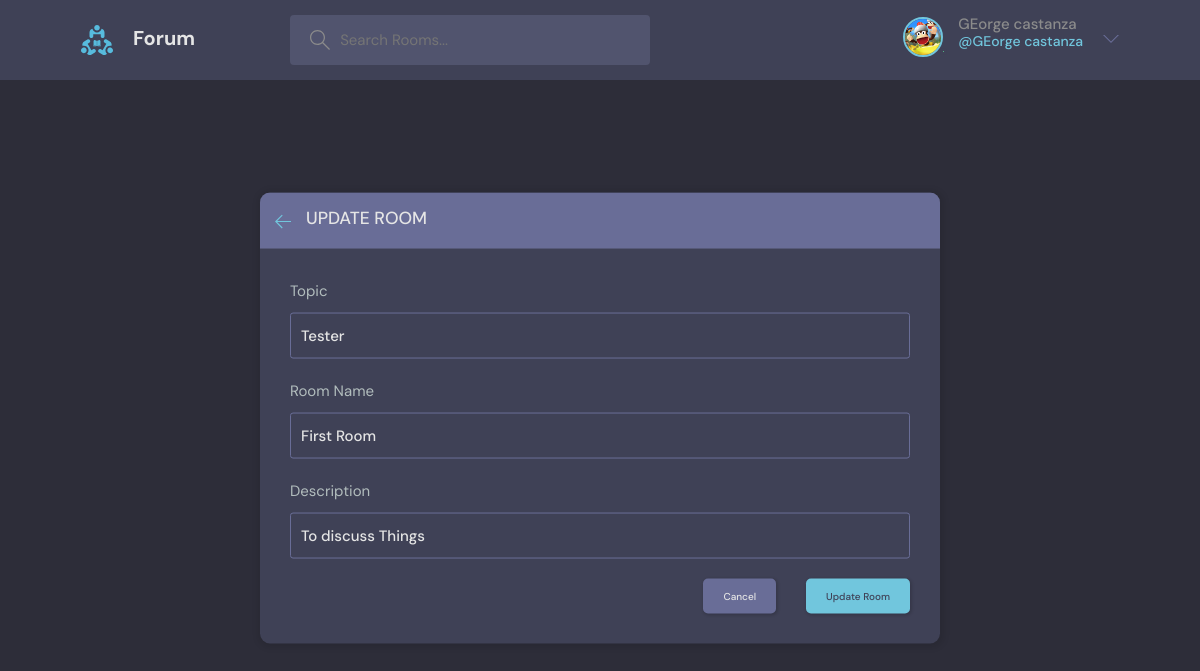
The page /update-room/1 (signed in) on the database its author committed.
### accounts/models.py (models this page shows)
class User(AbstractUser):
	name = models.CharField(max_length=200, null=True)
	email = models.EmailField(unique=True, null=True)
	bio = models.TextField(null=True)
	avatar = models.ImageField(null=True, default='images/avatar.svg', upload_to='images/')
	USERNAME_FIELD = 'email'
	REQUIRED_FIELDS = []
	def __str__(self):
		return self.name

### forumbot/models.py (models this page shows, shortened)
class Room(models.Model):
	host = models.ForeignKey(User, on_delete=models.CASCADE)
	name = models.CharField(max_length=200)
	description = models.CharField(max_length=400, null=True, blank=True)
	participants = models.ManyToManyField(User, related_name='participants', blank=True)
	topics = models.ForeignKey('Topic', on_delete=models.SET_NULL, blank=True, null=True)
	updated = models.DateTimeField(auto_now=True, auto_now_add=False)
	created = models.DateTimeField(auto_now=False, auto_now_add=True)
	class Meta:
		ordering = ['-updated','-created']

class Topic(models.Model):
	name = models.CharField(max_length=200)
	def __str__(self):
		return self.name

### forumbot/views.py (the view)
# urls.py: path('update-room/<int:pk>', views.updateRoom, name='update-room'),
@login_required(login_url='login')
def updateRoom(request,pk):
	topics = Topic.objects.all()
	room = Room.objects.get(id=pk)
	form = RoomForm(instance=room)
	action = 'Update'
	if request.user != room.host:
		return HttpResponse('Your Not Allowed In Here!!!')
	if request.method == "POST" and request.user.is_authenticated:
		topic_name = request.POST.get('topics')
		topic, created = Topic.objects.get_or_create(name=topic_name)
		room.name = request.POST.get('name')
		room.description = request.POST.get('description')
		room.topics = topic
		room.save()
		return HttpResponseRedirect(reverse('room', args=[pk]))
	else:
		context = {'form':form,'topics':topics,'room':room,'action':action}
		return render(request, 'site/room_form.html', context)

### forumbot/forms.py
class RoomForm(ModelForm):
	class Meta:
		model = Room
		fields = ['name','description','topics']

### forumbot/templates/site/room_form.html (shortened to what this page needs)
{% extends 'site/base.html' %}
{% block content %}
  <main class="create-room layout">
    <div class="container">
      <div class="layout__box">
        <div class="layout__boxHeader">
          <div class="layout__boxTitle">
            <a href="{% url 'index' %}">
              <svg version="1.1" xmlns="http://www.w3.org/2000/svg" width="32" height="32" viewBox="0 0 32 32">
                <title>arrow-left</title>
                <path
                  d="M13.723 2.286l-13.723 13.714 13.719 13.714 1.616-1.611-10.96-10.96h27.625v-2.286h-27.625l10.965-10.965-1.616-1.607z">
                </path>
              </svg>
            </a>
            <h3>{{action}} Room</h3>
          </div>
        </div>
        <div class="layout__body">
          <form class="form" action="" method="POST">
           <div class="form__group">
              <label for="room_topics">Topic</label>
              <input required type='text' value='{{room.topics}}' name='topics' list='topic-list' />
            </div>
            <div class="form__group">
              <label for="room_name">Room Name</label>
              {{ form.name }}
            </div>
           <div class="form__group">
              <label for="room_description">Description</label>
              {{ form.description }}
            </div>
            <div class="form__action">
              <a class="btn btn--dark" href="{% url 'index' %}">Cancel</a>
              <button class="btn btn--main" type="submit">{{action}} Room</button>
            </div>
          </form>
        </div>
      </div>
    </div>
  </main>
{% endblock %}

### forumbot/templates/site/navbar.html (shortened to what this page needs)
{% load static %}
<header class="header header--loggedIn">
      <div class="container">
        <a href="{% url 'index' %}" class="header__logo">
          <img src="{% static 'assets/logo.svg' %}" />
          <h1>Forum</h1>
        </a>
        <form class="header__search" method="GET" action="{% url 'index' %}">
          <label>
            <input type='text' name='q' placeholder='Search Rooms...'/>
          </label>
        </form>
        <nav class="header__menu">
          <div class="header__user">
            {% if request.user.is_authenticated %}
            <a href="{% url 'userProfile' user.id %}">
              <div class="avatar avatar--medium active">
                <img src="{{request.user.avatar.url}}" />
              </div>
              <p>{{request.user}} <span>@{{request.user}}</span></p>
            </a>
            {% else %}
              <div class="avatar avatar--medium active">
                <img src="{% static 'images/avatar.svg' %}" />
              </div>
            <p>Account</p>
            {% endif %}
            <button class="dropdown-button">
              <svg version="1.1" xmlns="http://www.w3.org/2000/svg" width="32" height="32" viewBox="0 0 32 32">
                <title>chevron-down</title>
                <path d="M16 21l-13-13h-3l16 16 16-16h-3l-13 13z"></path>
              </svg>
            </button>
          </div>
        </nav>
      </div>
    </header>

### rows shown on the page
User: user.avatar (placeholder picture), user "GEorge castanza"
Room: topics "Tester", name "First Room", description "To discuss Things"

### other values the page prints
{{ action }} "UPDATE"
{{ action }} "Update"
